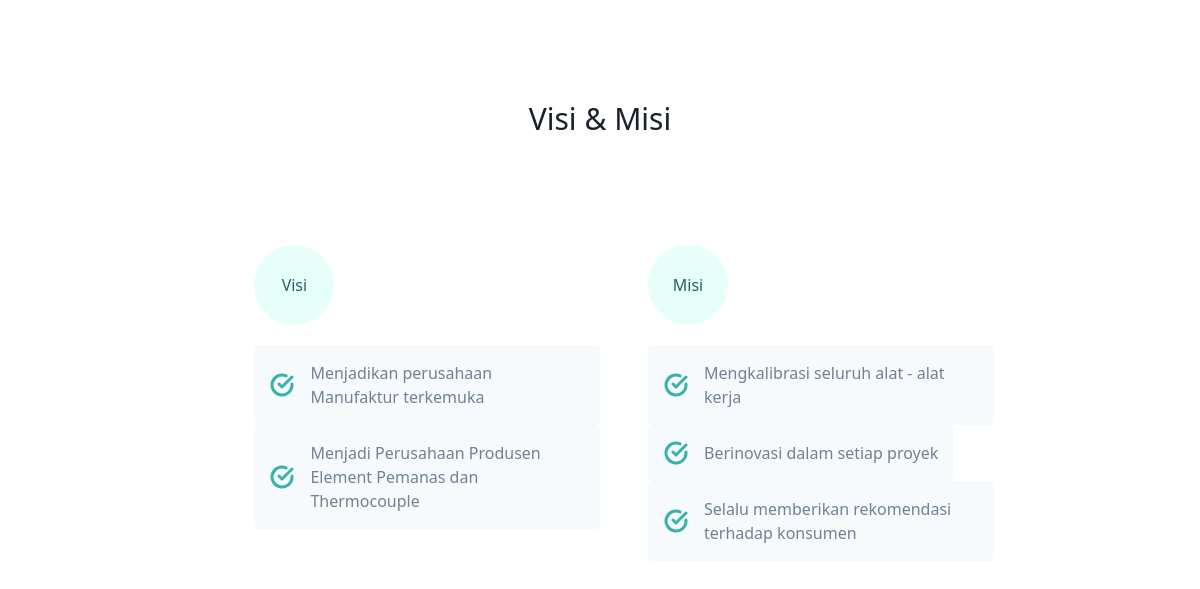
Page /visimisi.php on the earlier database version.
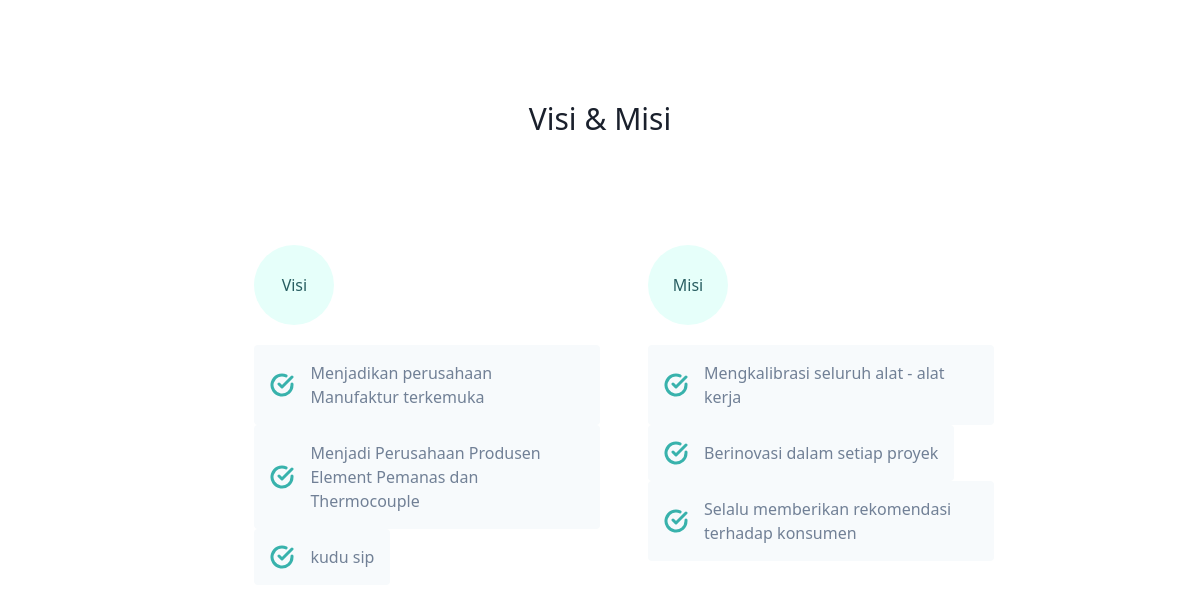
Same page on the later database version.
### tables this page shows
CREATE TABLE `visi` (
  `id` int(11) NOT NULL,
  `visi` longtext NOT NULL
);

CREATE TABLE `misi` (
  `id` int(11) NOT NULL,
  `misi` longtext NOT NULL
);

### visimisi.php (the view, shortened to what this page needs)
<link href="https://unpkg.com/tailwindcss@^1.0/dist/tailwind.min.css" rel="stylesheet">
<?php
include('includes/config.php');
?>
<section class="text-gray-600 body-font">
    <div class="container px-5 py-24 mx-auto">
        <div class="text-center mb-20">
            <h1 class="sm:text-3xl text-2xl font-medium text-center title-font text-gray-900 mb-4">Visi & Misi</h1>
        </div>
        <div class="flex flex-wrap lg:w-4/5 sm:mx-auto sm:mb-2 -mx-2">
            <div class="flex flex-col flex-wrap lg:py-6 -mb-10 lg:w-1/2 lg:pl-12 lg:text-left text-center">
                <div class="flex flex-col mb-10 lg:items-start items-center">
                    <div class="w-20 h-20 inline-flex items-center justify-center rounded-full bg-teal-100 text-teal-800 mb-5">
                        <h1>Visi</h1>
                    </div>
                    <?php
                    $sql = "SELECT * from visi";
                    $query1 = mysqli_query($koneksidb, $sql);
                    if (mysqli_num_rows($query1) > 0) {
                        while ($result = mysqli_fetch_array($query1)) {
                    ?>
                            <div class="flex-grow">
                                <div class="bg-gray-100 rounded flex p-4 h-full items-center">
                                    <svg fill="none" stroke="currentColor" stroke-linecap="round" stroke-linejoin="round" stroke-width="3" class="text-teal-500 w-6 h-6 flex-shrink-0 mr-4" viewBox="0 0 24 24">
                                        <path d="M22 11.08V12a10 10 0 11-5.93-9.14"></path>
                                        <path d="M22 4L12 14.01l-3-3"></path>
                                    </svg>
                                    <span class="title-font font-medium"><?php echo htmlentities($result['visi']); ?></span>
                                </div>
                            </div>
                    <?php }
                    }
                    ?>
                </div>
            </div>
            <div class="flex flex-col flex-wrap lg:py-6 -mb-10 lg:w-1/2 lg:pl-12 lg:text-left text-center">
                <div class="flex flex-col mb-10 lg:items-start items-center">
                    <div class="w-20 h-20 inline-flex items-center justify-center rounded-full bg-teal-100 text-teal-800 mb-5">
                        <h1>Misi</h1>
                    </div>
                    <?php
                    $sql = "SELECT * from misi";
                    $query1 = mysqli_query($koneksidb, $sql);
                    if (mysqli_num_rows($query1) > 0) {
                        while ($result = mysqli_fetch_array($query1)) {
                    ?>
                            <div class="flex-grow">
                                <div class="bg-gray-100 rounded flex p-4 h-full items-center">
                                    <svg fill="none" stroke="currentColor" stroke-linecap="round" stroke-linejoin="round" stroke-width="3" class="text-teal-500 w-6 h-6 flex-shrink-0 mr-4" viewBox="0 0 24 24">
                                        <path d="M22 11.08V12a10 10 0 11-5.93-9.14"></path>
                                        <path d="M22 4L12 14.01l-3-3"></path>
                                    </svg>
                                    <span class="title-font font-medium"><?php echo htmlentities($result['misi']); ?></span>
                                </div>
                            </div>
                    <?php }
                    }
                    ?>
                </div>
            </div>
        </div>
    </div>
</section>

Differences in the rows shown:
added visi: visi "kudu sip"
